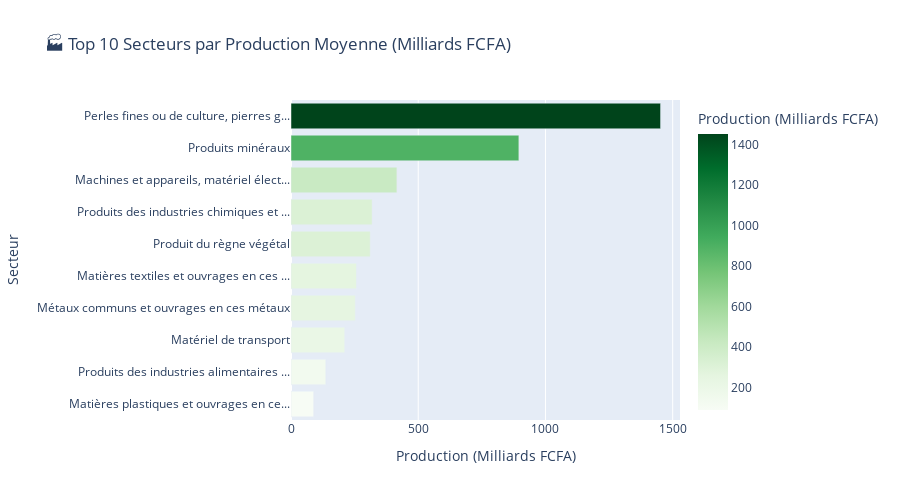

The cell this chart's notebook holds for it:
### Markdown cell above
### 6.2 Top 10 des secteurs par Production (moyenne 2014-2023)

### Code cell
# Top 10 des secteurs par production moyenne (en FCFA)
df_sector_avg = df_sectors.groupby('LIBELLES').agg({
    'production_fcfa': 'mean',
    'production_tonnes': 'mean',
    'consommation_fcfa': 'mean',
    'consommation_tonnes': 'mean'
}).round(2)

# Créer des labels courts pour les secteurs
def shorten_label(label, max_len=40):
    if len(label) > max_len:
        return label[:max_len-3] + '...'
    return label

# Top 10 Production FCFA
top10_prod = df_sector_avg.nlargest(10, 'production_fcfa').reset_index()
top10_prod['short_label'] = top10_prod['LIBELLES'].apply(lambda x: shorten_label(x))

fig = px.bar(
    top10_prod,
    x='production_fcfa',
    y='short_label',
    orientation='h',
    title='🏭 Top 10 Secteurs par Production Moyenne (Milliards FCFA)',
    labels={'production_fcfa': 'Production (Milliards FCFA)', 'short_label': 'Secteur'},
    color='production_fcfa',
    color_continuous_scale='Greens'
)

fig.update_layout(
    height=500,
    yaxis={'categoryorder': 'total ascending'},
    showlegend=False
)
fig.show()

### Figure 1 — Plotly figure (JSON) as saved in the notebook; plotly's stock layout.template omitted (floating-point values rounded to 4 significant figures)
{"data": [{"hovertemplate": "Production (Milliards FCFA)=%{marker.color}<br>Secteur=%{y}<extra></extra>", "legendgroup": "", "marker": {"color": [1452.0, 895.5, 416.1, 318.7, 311.4, 257.3, 252.6, 211.2, 136.6, 89.04], "coloraxis": "coloraxis", "pattern": {"shape": ""}}, "name": "", "orientation": "h", "showlegend": false, "textposition": "auto", "type": "bar", "x": [1452.0, 895.5, 416.1, 318.7, 311.4, 257.3, 252.6, 211.2, 136.6, 89.04], "xaxis": "x", "y": ["Perles fines ou de culture, pierres g...", "Produits minéraux", "Machines et appareils, matériel élect...", "Produits des industries chimiques et ...", "Produit du règne végétal", "Matières textiles et ouvrages en ces ...", "Métaux communs et ouvrages en ces métaux", "Matériel de transport", "Produits des industries alimentaires ...", "Matières plastiques et ouvrages en ce..."], "yaxis": "y"}], "layout": {"barmode": "relative", "coloraxis": {"colorbar": {"title": {"text": "Production (Milliards FCFA)"}}, "colorscale": [[0, "rgb(247,252,245)"], [0.125, "rgb(229,245,224)"], [0.25, "rgb(199,233,192)"], [0.375, "rgb(161,217,155)"], [0.5, "rgb(116,196,118)"], [0.625, "rgb(65,171,93)"], [0.75, "rgb(35,139,69)"], [0.875, "rgb(0,109,44)"], [1, "rgb(0,68,27)"]]}, "height": 500, "legend": {"tracegroupgap": 0}, "showlegend": false, "title": {"text": "🏭 Top 10 Secteurs par Production Moyenne (Milliards FCFA)"}, "xaxis": {"anchor": "y", "domain": [0, 1], "title": {"text": "Production (Milliards FCFA)"}}, "yaxis": {"anchor": "x", "categoryorder": "total ascending", "domain": [0, 1], "title": {"text": "Secteur"}}}}
